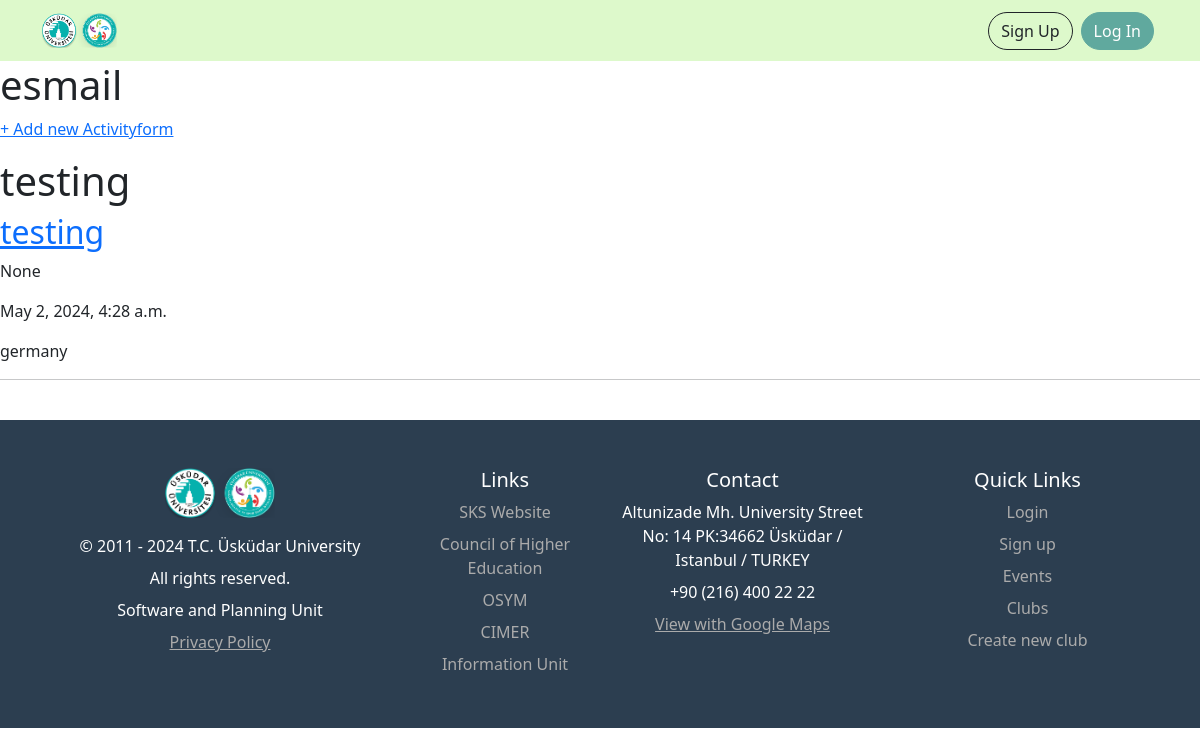
Page /activityform/ on the earlier database version.
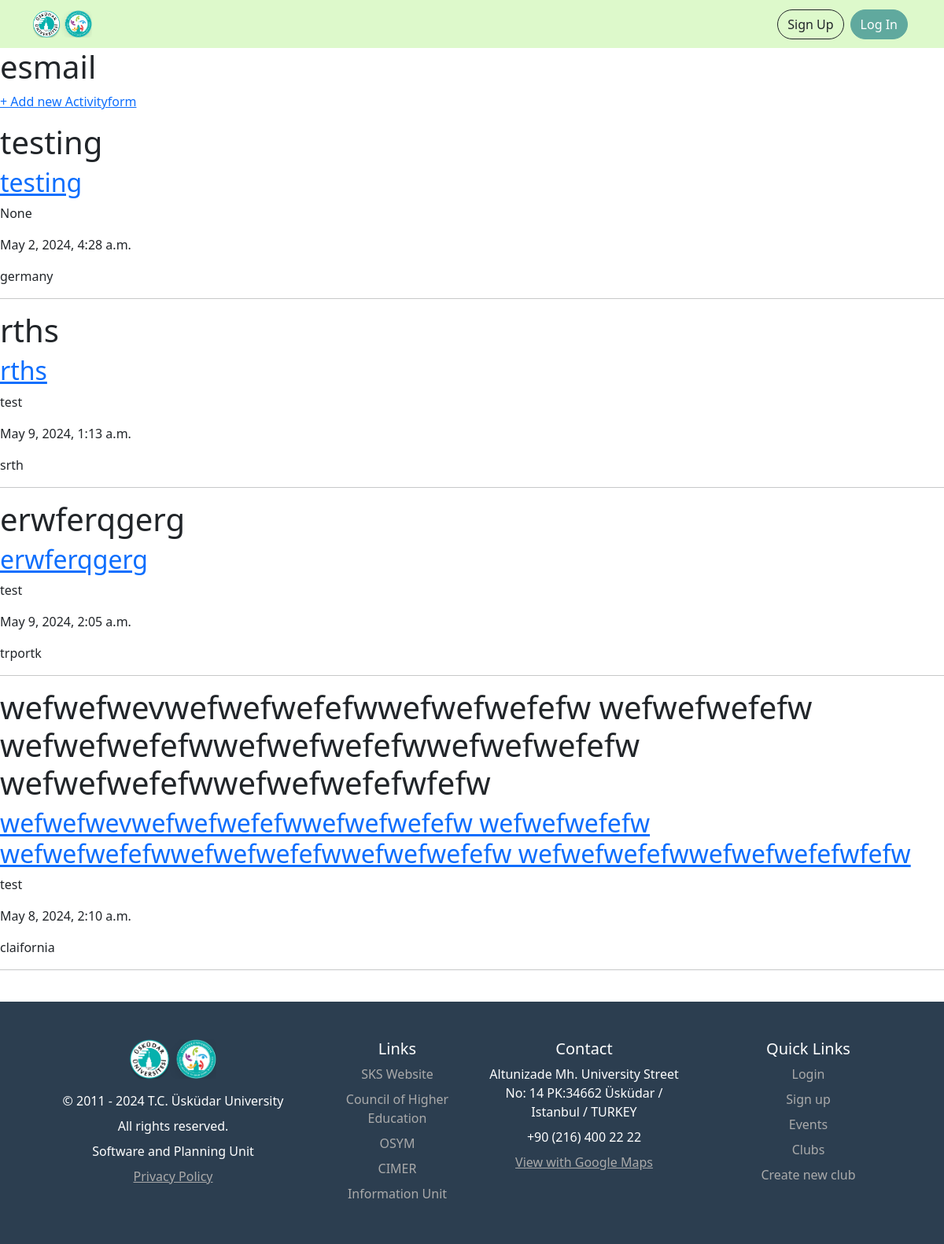
Same page on the later database version.
### club_pages/models.py (models this page shows, shortened)
class ActivityForm(models.Model):
    title = models.CharField(max_length=255)
    club = models.ForeignKey(
    Club, on_delete=models.CASCADE,
    null=True,
    blank=True,
    )
    date = models.DateTimeField(null=True)
    location = models.CharField(max_length=30)
    event_content = models.TextField()
    speakers = models.TextField()
    place = models.CharField(max_length=70)
    special_services = models.TextField()
    other_reqests = models.TextField()
    class StatusChoices(models.TextChoices):
        waiting = "WAITING", "waiting"
        accepted = "ACCEPTED", "accepted"
        rejected = "REJECTED", "rejected"
    status = models.CharField(max_length=50, choices=StatusChoices.choices, default = StatusChoices.waiting, blank=True)

class Club(models.Model):
    title = models.CharField(max_length=255)
    category = models.CharField(max_length=30)
    club_image = models.ImageField(
        upload_to="club_images", default="logo_club.png", blank=True
    )
    club_cover = models.ImageField(
        upload_to="club_images", default="club_cover_default.png", blank=True
    )
    vice_first_name = models.CharField(max_length=15, null=True)
    vice_last_name = models.CharField(max_length=15, null=True)
    about = RichTextField(null=True)
    purpose = RichTextField(null=True)
    manager = models.OneToOneField(
        User, on_delete=models.SET_NULL, null=True, validators=[validate_manager_role]
    )
    author = models.ForeignKey(
        settings.AUTH_USER_MODEL,
        on_delete=models.CASCADE,
        related_name="author_clubs",
        null=True,
        blank=True,
    )
    def __str__(self):
        return self.title

### club_pages/views.py (the view)
# urls.py: path("activityform/", ActivityFormListView.as_view(), name="activityform_list"),
class ActivityFormListView(ListView):
    model = ActivityForm
    template_name = "activityform_list.html"

### templates/activityform_list.html (shortened to what this page needs)
{% extends "base.html" %}
{% block content%}
<h1>esmail</h1>
<p><a href="{% url 'activityform_new'%}">+ Add new Activityform</a></p>
{% for activityform in activityform_list %}
<h1>{{activityform.title}}</h1>
<h2><a href="{% url 'activityform_detail' activityform.pk %}">{{activityform.title}}</a></h2>
<p>{{activityform.club}}</p>
<p>{{activityform.date}}</p>
<p>{{activityform.location}}</p>
<hr>
  {% endfor %}
<br/>
{% endblock content%}

Differences in the rows shown:
added ActivityForm: title "rths", club "test", date "May 9, 2024, 1:13 a.m.", location "srth"
added ActivityForm: title "erwferqgerg", club "test", date "May 9, 2024, 2:05 a.m.", location "trportk"
added ActivityForm: title "wefwefwevwefwefwefefwwefwefwefefw wefwefwefefw wefwefwefefwwefwefwefefwwefwefwefefw wefwefwefefwwefwefwefefwfefw", club "test", date "May 8, 2024, 2:10 a.m.", location "claifornia"
